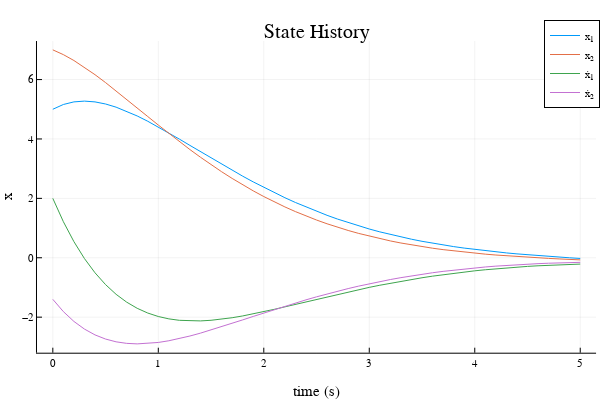
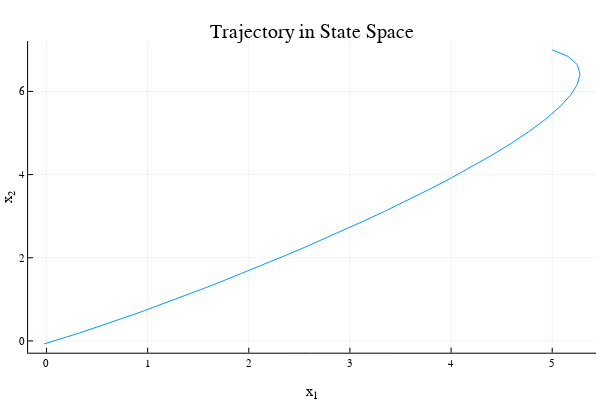

The code cell stored with these charts, in order, in its notebook:
### Markdown cell above
Now let's solve this problem for a given initial condition, and simulate it to see how it does:

### Code cell
@testset "LQR via Convex.jl" begin 
    
    # problem setup stuff 
    dt = 0.1 
    tf = 5.0 
    t_vec = 0:dt:tf 
    N = length(t_vec)
    A,B = double_integrator_AB(dt)
    nx,nu = size(B)
    Q = diagm(ones(nx))
    R = diagm(ones(nu))
    Qf = 5*Q 
    
    # initial condition 
    x_ic = [5,7,2,-1.4]
    
    # setup and solve our convex optimization problem (verbose = true for submission)
    Xcvx,Ucvx = convex_trajopt(A,B,Q,R,Qf,N,x_ic; verbose = false) 
    
    # TODO: simulate with the dynamics with control Ucvx, storing the 
    # state in Xsim 
        
    # initial condition 
    Xsim = [zeros(nx) for i = 1:N]
    Xsim[1] = 1*x_ic 
    
    for k = 1:N-1
        Xsim[k+1] = A*Xsim[k] + B*Ucvx[k]
    end
    
    
    @test length(Xsim) == N 
    @test norm(Xsim[end])>1e-13 
    #----------------------plotting-----------------------
    Xsim_m = mat_from_vec(Xsim)
    
    # plot state history 
    display(plot(t_vec,Xsim_m',label = ["x₁" "x₂" "ẋ₁" "ẋ₂"],
                 title = "State History",
                 xlabel = "time (s)", ylabel = "x"))
    
    # plot trajectory in x1 x2 space 
    display(plot(Xsim_m[1,:],Xsim_m[2,:],
                 title = "Trajectory in State Space",
                 ylabel = "x₂", xlabel = "x₁", label = ""))
    #----------------------plotting-----------------------
    
    # tests 
    @test 1e-14 < maximum(norm.(Xsim .- Xcvx,Inf)) < 1e-3
    @test isapprox(Ucvx[1], [-7.8532442316767, -4.127120137234], atol = 1e-3)
    @test isapprox(Xcvx[end], [-0.02285990, -0.07140241, -0.21259, -0.1540299], atol = 1e-3)
    @test 1e-14 < norm(Xcvx[end] - Xsim[end]) < 1e-3
end

### Figure 1 — Plotly figure (JSON) as saved in the notebook; plotly's stock layout.template omitted (floating-point values rounded to 4 significant figures)
{"data": [{"colorbar": {"len": 0.8657, "title": "", "x": 0.9934, "y": 0.5087}, "legendgroup": "x₁", "line": {"color": "rgba(0, 154, 250, 1.000)", "dash": "solid", "shape": "linear", "width": 1}, "mode": "lines", "name": "x₁", "showlegend": true, "type": "scatter", "x": [0, 0.1, 0.2, 0.3, 0.4, 0.5, 0.6, 0.7, 0.8, 0.9, 1, 1.1, 1.2, 1.3, 1.4, 1.5, 1.6, 1.7, 1.8, 1.9, 2, 2.1, 2.2, 2.3, 2.4, 2.5, 2.6, 2.7, 2.8, 2.9, 3, 3.1, 3.2, 3.3, 3.4, 3.5, 3.6, 3.7, 3.8, 3.9, 4, 4.1, 4.2, 4.3, 4.4, 4.5, 4.6, 4.7, 4.8, 4.9, 5], "xaxis": "x", "y": [5, 5.161, 5.249, 5.274, 5.248, 5.177, 5.071, 4.934, 4.775, 4.597, 4.405, 4.203, 3.995, 3.783, 3.57, 3.359, 3.15, 2.946, 2.747, 2.554, 2.369, 2.192, 2.022, 1.861, 1.709, 1.565, 1.429, 1.302, 1.183, 1.072, 0.9683, 0.8722, 0.7831, 0.7007, 0.6246, 0.5544, 0.4898, 0.4304, 0.3759, 0.3258, 0.2799, 0.2377, 0.199, 0.1635, 0.1307, 0.1004, 0.07241, 0.04632, 0.02191, -0.001066, -0.02286], "yaxis": "y"}, {"colorbar": {"len": 0.8657, "title": "", "x": 0.9934, "y": 0.5087}, "legendgroup": "x₂", "line": {"color": "rgba(227, 111, 71, 1.000)", "dash": "solid", "shape": "linear", "width": 1}, "mode": "lines", "name": "x₂", "showlegend": true, "type": "scatter", "x": [0, 0.1, 0.2, 0.3, 0.4, 0.5, 0.6, 0.7, 0.8, 0.9, 1, 1.1, 1.2, 1.3, 1.4, 1.5, 1.6, 1.7, 1.8, 1.9, 2, 2.1, 2.2, 2.3, 2.4, 2.5, 2.6, 2.7, 2.8, 2.9, 3, 3.1, 3.2, 3.3, 3.4, 3.5, 3.6, 3.7, 3.8, 3.9, 4, 4.1, 4.2, 4.3, 4.4, 4.5, 4.6, 4.7, 4.8, 4.9, 5], "xaxis": "x", "y": [7, 6.839, 6.642, 6.414, 6.164, 5.898, 5.619, 5.334, 5.045, 4.755, 4.468, 4.186, 3.91, 3.643, 3.384, 3.135, 2.898, 2.671, 2.456, 2.253, 2.061, 1.881, 1.712, 1.554, 1.407, 1.271, 1.144, 1.027, 0.9188, 0.8193, 0.7278, 0.6439, 0.5672, 0.497, 0.4331, 0.3748, 0.3219, 0.2738, 0.2302, 0.1906, 0.1547, 0.1221, 0.09254, 0.06563, 0.04108, 0.01862, -0.00204, -0.02114, -0.03892, -0.05561, -0.0714], "yaxis": "y"}, {"colorbar": {"len": 0.8657, "title": "", "x": 0.9934, "y": 0.5087}, "legendgroup": "ẋ₁", "line": {"color": "rgba(62, 164, 78, 1.000)", "dash": "solid", "shape": "linear", "width": 1}, "mode": "lines", "name": "ẋ₁", "showlegend": true, "type": "scatter", "x": [0, 0.1, 0.2, 0.3, 0.4, 0.5, 0.6, 0.7, 0.8, 0.9, 1, 1.1, 1.2, 1.3, 1.4, 1.5, 1.6, 1.7, 1.8, 1.9, 2, 2.1, 2.2, 2.3, 2.4, 2.5, 2.6, 2.7, 2.8, 2.9, 3, 3.1, 3.2, 3.3, 3.4, 3.5, 3.6, 3.7, 3.8, 3.9, 4, 4.1, 4.2, 4.3, 4.4, 4.5, 4.6, 4.7, 4.8, 4.9, 5], "xaxis": "x", "y": [2, 1.215, 0.543, -0.02677, -0.5057, -0.9039, -1.23, -1.494, -1.702, -1.861, -1.977, -2.058, -2.106, -2.127, -2.126, -2.105, -2.069, -2.019, -1.959, -1.89, -1.815, -1.735, -1.653, -1.568, -1.483, -1.397, -1.313, -1.231, -1.15, -1.072, -0.997, -0.9251, -0.8567, -0.7918, -0.7305, -0.6729, -0.619, -0.5687, -0.5221, -0.4791, -0.4396, -0.4034, -0.3706, -0.3409, -0.3143, -0.2907, -0.2699, -0.2518, -0.2363, -0.2233, -0.2126], "yaxis": "y"}, {"colorbar": {"len": 0.8657, "title": "", "x": 0.9934, "y": 0.5087}, "legendgroup": "ẋ₂", "line": {"color": "rgba(195, 113, 210, 1.000)", "dash": "solid", "shape": "linear", "width": 1}, "mode": "lines", "name": "ẋ₂", "showlegend": true, "type": "scatter", "x": [0, 0.1, 0.2, 0.3, 0.4, 0.5, 0.6, 0.7, 0.8, 0.9, 1, 1.1, 1.2, 1.3, 1.4, 1.5, 1.6, 1.7, 1.8, 1.9, 2, 2.1, 2.2, 2.3, 2.4, 2.5, 2.6, 2.7, 2.8, 2.9, 3, 3.1, 3.2, 3.3, 3.4, 3.5, 3.6, 3.7, 3.8, 3.9, 4, 4.1, 4.2, 4.3, 4.4, 4.5, 4.6, 4.7, 4.8, 4.9, 5], "xaxis": "x", "y": [-1.4, -1.813, -2.143, -2.401, -2.597, -2.737, -2.83, -2.882, -2.9, -2.888, -2.851, -2.794, -2.721, -2.634, -2.537, -2.433, -2.322, -2.208, -2.092, -1.975, -1.859, -1.744, -1.632, -1.523, -1.417, -1.315, -1.218, -1.125, -1.037, -0.954, -0.8756, -0.8021, -0.7333, -0.6692, -0.6098, -0.5548, -0.5041, -0.4577, -0.4152, -0.3765, -0.3415, -0.3099, -0.2817, -0.2565, -0.2344, -0.215, -0.1982, -0.1838, -0.1718, -0.1619, -0.154], "yaxis": "y"}], "layout": {"annotations": [{"font": {"color": "rgba(0, 0, 0, 1.000)", "family": "sans-serif", "size": 20}, "rotation": 0, "showarrow": false, "text": "State History", "x": 0.5275, "xanchor": "center", "xref": "paper", "y": 1, "yanchor": "top", "yref": "paper"}], "height": 400, "legend": {"bgcolor": "rgba(255, 255, 255, 1.000)", "bordercolor": "rgba(0, 0, 0, 1.000)", "borderwidth": 1, "font": {"color": "rgba(0, 0, 0, 1.000)", "family": "sans-serif", "size": 11}, "title": {"font": {"color": "rgba(0, 0, 0, 1.000)", "family": "sans-serif", "size": 15}, "text": ""}, "tracegroupgap": 0, "traceorder": "normal", "x": 1, "xanchor": "auto", "y": 1, "yanchor": "auto"}, "margin": {"b": 20, "l": 0, "r": 0, "t": 20}, "paper_bgcolor": "rgba(255, 255, 255, 1.000)", "plot_bgcolor": "rgba(255, 255, 255, 1.000)", "showlegend": true, "width": 600, "xaxis": {"anchor": "y", "domain": [0.06165, 0.9934], "gridcolor": "rgba(0, 0, 0, 0.100)", "gridwidth": 0.5, "linecolor": "rgba(0, 0, 0, 1.000)", "mirror": false, "range": [-0.15, 5.15], "showgrid": true, "showline": true, "showticklabels": true, "tickangle": 0, "tickcolor": "rgb(0, 0, 0)", "tickfont": {"color": "rgba(0, 0, 0, 1.000)", "family": "sans-serif", "size": 11}, "tickmode": "array", "ticks": "inside", "ticktext": ["0", "1", "2", "3", "4", "5"], "tickvals": [0, 1, 2, 3, 4, 5], "title": "time (s)", "titlefont": {"color": "rgba(0, 0, 0, 1.000)", "family": "sans-serif", "size": 15}, "type": "-", "visible": true, "zeroline": false, "zerolinecolor": "rgba(0, 0, 0, 1.000)"}, "yaxis": {"anchor": "x", "domain": [0.07581, 0.9415], "gridcolor": "rgba(0, 0, 0, 0.100)", "gridwidth": 0.5, "linecolor": "rgba(0, 0, 0, 1.000)", "mirror": false, "range": [-3.197, 7.297], "showgrid": true, "showline": true, "showticklabels": true, "tickangle": 0, "tickcolor": "rgb(0, 0, 0)", "tickfont": {"color": "rgba(0, 0, 0, 1.000)", "family": "sans-serif", "size": 11}, "tickmode": "array", "ticks": "inside", "ticktext": ["−2", "0", "2", "4", "6"], "tickvals": [-2, 0, 2, 4, 6], "title": "x", "titlefont": {"color": "rgba(0, 0, 0, 1.000)", "family": "sans-serif", "size": 15}, "type": "-", "visible": true, "zeroline": false, "zerolinecolor": "rgba(0, 0, 0, 1.000)"}}}

### Figure 2 — Plotly figure (JSON) as saved in the notebook; plotly's stock layout.template omitted (floating-point values rounded to 4 significant figures)
{"data": [{"colorbar": {"len": 0.8657, "title": "", "x": 0.9934, "y": 0.5087}, "legendgroup": "", "line": {"color": "rgba(0, 154, 250, 1.000)", "dash": "solid", "shape": "linear", "width": 1}, "mode": "lines", "name": "", "showlegend": false, "type": "scatter", "x": [5, 5.161, 5.249, 5.274, 5.248, 5.177, 5.071, 4.934, 4.775, 4.597, 4.405, 4.203, 3.995, 3.783, 3.57, 3.359, 3.15, 2.946, 2.747, 2.554, 2.369, 2.192, 2.022, 1.861, 1.709, 1.565, 1.429, 1.302, 1.183, 1.072, 0.9683, 0.8722, 0.7831, 0.7007, 0.6246, 0.5544, 0.4898, 0.4304, 0.3759, 0.3258, 0.2799, 0.2377, 0.199, 0.1635, 0.1307, 0.1004, 0.07241, 0.04632, 0.02191, -0.001066, -0.02286], "xaxis": "x", "y": [7, 6.839, 6.642, 6.414, 6.164, 5.898, 5.619, 5.334, 5.045, 4.755, 4.468, 4.186, 3.91, 3.643, 3.384, 3.135, 2.898, 2.671, 2.456, 2.253, 2.061, 1.881, 1.712, 1.554, 1.407, 1.271, 1.144, 1.027, 0.9188, 0.8193, 0.7278, 0.6439, 0.5672, 0.497, 0.4331, 0.3748, 0.3219, 0.2738, 0.2302, 0.1906, 0.1547, 0.1221, 0.09254, 0.06563, 0.04108, 0.01862, -0.00204, -0.02114, -0.03892, -0.05561, -0.0714], "yaxis": "y"}], "layout": {"annotations": [{"font": {"color": "rgba(0, 0, 0, 1.000)", "family": "sans-serif", "size": 20}, "rotation": 0, "showarrow": false, "text": "Trajectory in State Space", "x": 0.5201, "xanchor": "center", "xref": "paper", "y": 1, "yanchor": "top", "yref": "paper"}], "height": 400, "legend": {"bgcolor": "rgba(255, 255, 255, 1.000)", "bordercolor": "rgba(0, 0, 0, 1.000)", "borderwidth": 1, "font": {"color": "rgba(0, 0, 0, 1.000)", "family": "sans-serif", "size": 11}, "title": {"font": {"color": "rgba(0, 0, 0, 1.000)", "family": "sans-serif", "size": 15}, "text": ""}, "tracegroupgap": 0, "traceorder": "normal", "x": 1, "xanchor": "auto", "y": 1, "yanchor": "auto"}, "margin": {"b": 20, "l": 0, "r": 0, "t": 20}, "paper_bgcolor": "rgba(255, 255, 255, 1.000)", "plot_bgcolor": "rgba(255, 255, 255, 1.000)", "showlegend": true, "width": 600, "xaxis": {"anchor": "y", "domain": [0.04684, 0.9934], "gridcolor": "rgba(0, 0, 0, 0.100)", "gridwidth": 0.5, "linecolor": "rgba(0, 0, 0, 1.000)", "mirror": false, "range": [-0.1818, 5.433], "showgrid": true, "showline": true, "showticklabels": true, "tickangle": 0, "tickcolor": "rgb(0, 0, 0)", "tickfont": {"color": "rgba(0, 0, 0, 1.000)", "family": "sans-serif", "size": 11}, "tickmode": "array", "ticks": "inside", "ticktext": ["0", "1", "2", "3", "4", "5"], "tickvals": [0, 1, 2, 3, 4, 5], "title": "x₁", "titlefont": {"color": "rgba(0, 0, 0, 1.000)", "family": "sans-serif", "size": 15}, "type": "-", "visible": true, "zeroline": false, "zerolinecolor": "rgba(0, 0, 0, 1.000)"}, "yaxis": {"anchor": "x", "domain": [0.07581, 0.9415], "gridcolor": "rgba(0, 0, 0, 0.100)", "gridwidth": 0.5, "linecolor": "rgba(0, 0, 0, 1.000)", "mirror": false, "range": [-0.2835, 7.212], "showgrid": true, "showline": true, "showticklabels": true, "tickangle": 0, "tickcolor": "rgb(0, 0, 0)", "tickfont": {"color": "rgba(0, 0, 0, 1.000)", "family": "sans-serif", "size": 11}, "tickmode": "array", "ticks": "inside", "ticktext": ["0", "2", "4", "6"], "tickvals": [0, 2, 4, 6], "title": "x₂", "titlefont": {"color": "rgba(0, 0, 0, 1.000)", "family": "sans-serif", "size": 15}, "type": "-", "visible": true, "zeroline": false, "zerolinecolor": "rgba(0, 0, 0, 1.000)"}}}
